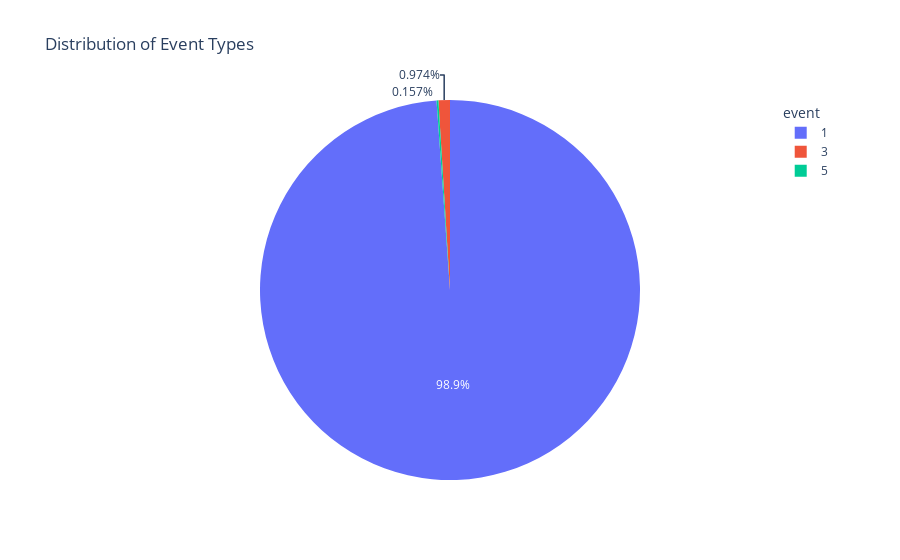

Notebook code cell kept with this figure:
### Code cell
color_map = {
    1: "#F564A9",
    3: "#98A1BC",
    5: "#DED3C4",
}

fig = px.pie(event_counts, names = "event", values = "count",
             title = "Distribution of Event Types",
             color_discrete_map = color_map,)

fig.update_layout(
    legend_title_text = "event",
    xaxis_title = "event",
)
fig.show()

### Figure 1 — Plotly figure (JSON) as saved in the notebook; plotly's stock layout.template omitted (floating-point values rounded to 4 significant figures)
{"data": [{"domain": {"x": [0, 1], "y": [0, 1]}, "hovertemplate": "event=%{label}<br>count=%{value}<extra></extra>", "labels": [1, 3, 5], "legendgroup": "", "name": "", "showlegend": true, "type": "pie", "values": [1633682, 16097, 2601]}], "layout": {"legend": {"title": {"text": "event"}, "tracegroupgap": 0}, "title": {"text": "Distribution of Event Types"}, "xaxis": {"title": {"text": "event"}}}}
